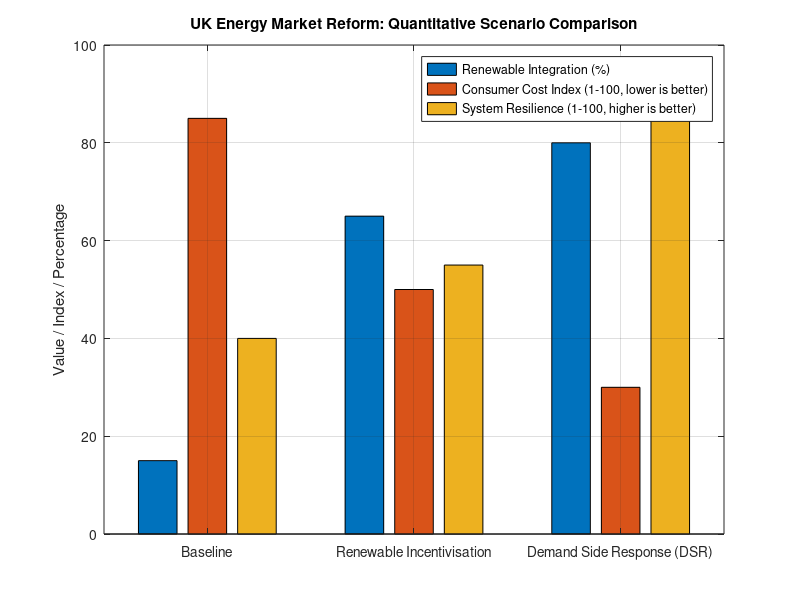
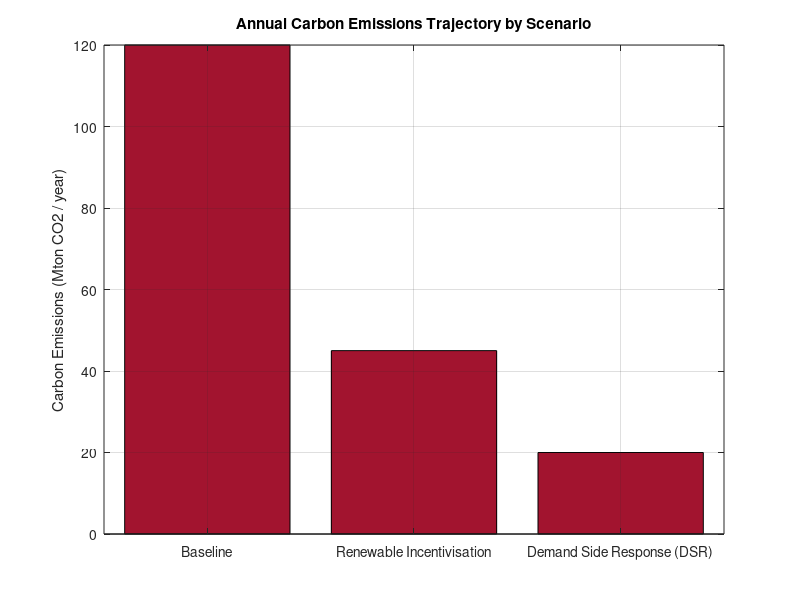

These charts were generated, in order, by the following MATLAB code:
% MATLAB Script: UK Energy Market Reform Scenario Modeling
% Compares Baseline, Renewable Incentivisation, and Demand Side Response (DSR)

% --- Scenario Matrix Data ---
% Columns: [Renewable Integration (%), Consumer Cost Index (1-100), System Resilience (1-100), CO2 Emissions (Mton/year)]
scenarios = [
    15, 85, 40, 120;  % Baseline
    65, 50, 55, 45;   % Renewable Incentivisation
    80, 30, 90, 20    % Demand Side Response (DSR)
];

labels = {'Baseline', 'Renewable Incentivisation', 'Demand Side Response (DSR)'};

% --- Plot 1: Scenario Parameter Comparison ---
figure('Name', 'Energy Scenario Metrics');
bar_data = scenarios(:, 1:3); % Plot percentage/index parameters
bar(bar_data);
set(gca, 'XTickLabel', labels);
ylabel('Value / Index / Percentage');
title('UK Energy Market Reform: Quantitative Scenario Comparison');
legend('Renewable Integration (%)', 'Consumer Cost Index (1-100, lower is better)', 'System Resilience (1-100, higher is better)', 'Location', 'northeast');
grid on;
saveas(gcf, 'scenario_metrics_comparison.png');

% --- Plot 2: Carbon Emissions Trajectory ---
figure('Name', 'Carbon Emissions');
bar(scenarios(:, 4), 'FaceColor', [0.6350, 0.0780, 0.1840]);
set(gca, 'XTickLabel', labels);
ylabel('Carbon Emissions (Mton CO2 / year)');
title('Annual Carbon Emissions Trajectory by Scenario');
grid on;
saveas(gcf, 'carbon_emissions_comparison.png');

% --- Output Metrics ---
for i = 1:length(labels)
    fprintf('=== %s ===\n', labels{i});
    fprintf('Renewable Integration: %d%%\n', scenarios(i, 1));
    fprintf('Consumer Cost Index:   %d/100\n', scenarios(i, 2));
    fprintf('System Resilience:     %d/100\n', scenarios(i, 3));
    fprintf('Carbon Emissions:      %d Mton/year\n', scenarios(i, 4));
    fprintf('\n');
end
